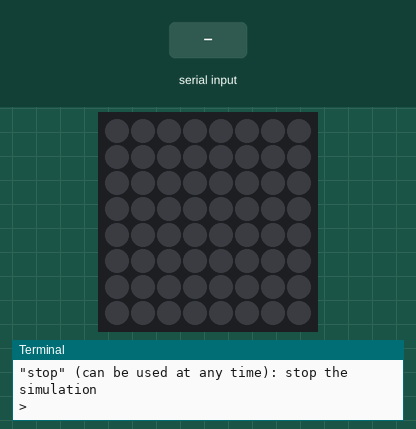
Bench run of a program on a simulated Raspberry Pi (BCM pin numbers) with a Sense HAT. On the bench: the Sense HAT's 8×8 RGB LED matrix, the last lines printed to the terminal. The inputs (shaded band) are chosen by the test bench. Random numbers come from a fixed seed.

Above: at 1.2 s.
1.3 s: "start" typed at the terminal, then Enter
At 1.7 s:
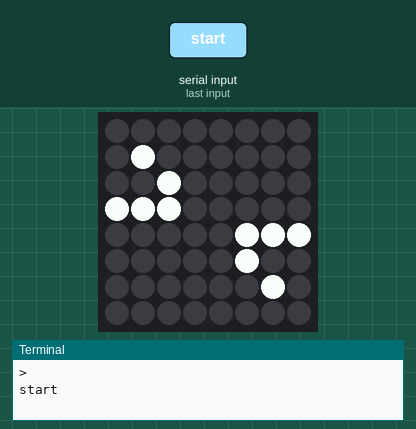
At 2.3 s:
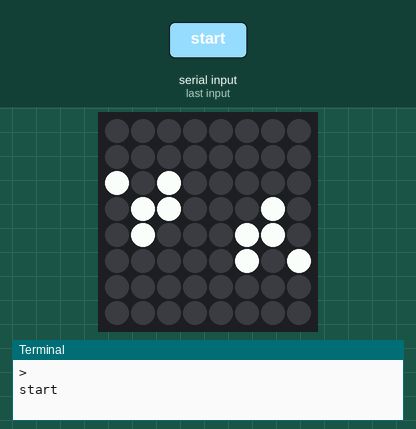
Timing chart, 0 to 4.3 s (numbered marks = the images above; inputs shaded):
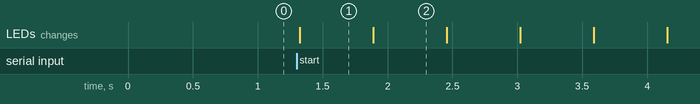

Measured:
- after the input at 1.3 s, the LEDs: change at once (image 1)
- what the display in image 1 shows lasts 0.6 s, from 1.3 s to 1.9 s

The program:

Terrarium.py
```python
import os
while True:
	os.system('clear')
	action = raw_input("Commands: \n"
	"\"insert\": manually insert cells \n"
	"\"load\": load a premade grid \n"
	"\"start\": start the simulation \n"
	"\"stop\" (can be used at any time): stop the simulation \n"
	">")
	if action == "start":
		import read_screen
	if action == "insert":
		import manual_insert
		manual_insert.insert()
```

read_screen.py
```python
from sense_hat import *
from time import sleep
from random import randint

sense = SenseHat()
sense.clear()

R = [randint(0, 255), randint(0, 255), randint(0, 255)]
W = [255, 255, 255]
B = [0, 0, 0]

sense.set_pixels([
B, B, B, B, B, B, B, B,
B, W, B, B, B, B, B, B,
B, B, W, B, B, B, B, B,
W, W, W, B, B, B, B, B,
B, B, B, B, B, W, W, W,
B, B, B, B, B, W, B, B,
B, B, B, B, B, B, W, B,
B, B, B, B, B, B, B, B,
])

detectx = 0
detecty = 0
alive_neighbours = 0

sleep(0.5)

while True:
	deadx_list = []
	deady_list = []
	alivex_list = []
	alivey_list = []
	for i in range(1, 9):
		for i in range(1, 9):
			R = [randint(0, 255), randint(0, 255), randint(0, 255)]
			try:
				current = sense.get_pixel(detectx - 1, detecty + 1)
				if current != B:
					alive_neighbours = alive_neighbours + 1
			except:

				pass
			try:
				current = sense.get_pixel(detectx, detecty + 1)
				if current != B:
					alive_neighbours = alive_neighbours + 1
			except:

				pass
			try:
				current = sense.get_pixel(detectx + 1, detecty + 1)
				if current != B:
					alive_neighbours = alive_neighbours + 1
			except:

				pass
			try:
				current = sense.get_pixel(detectx - 1, detecty)
				if current != B:
					alive_neighbours = alive_neighbours + 1
			except:

				pass
			try:
				current = sense.get_pixel(detectx + 1, detecty)
				if current != B:
					alive_neighbours = alive_neighbours + 1
			except:

				pass
			try:
				current = sense.get_pixel(detectx - 1, detecty - 1)
				if current != B:
					alive_neighbours = alive_neighbours + 1
			except:

				pass
			try:
				current = sense.get_pixel(detectx, detecty - 1)
				if current != B:
					alive_neighbours = alive_neighbours + 1
			except:

				pass
			try:
				current = sense.get_pixel(detectx + 1, detecty - 1)
				if current != B:
					alive_neighbours = alive_neighbours + 1
			except:
				pass
			current = sense.get_pixel(detectx, detecty)
#			raw_input()
			if alive_neighbours < 2 or alive_neighbours > 3:
				deadx_list.append(detectx)
				deady_list.append(detecty)
			if (alive_neighbours == 2 or alive_neighbours == 3) and current != B:
				alivex_list.append(detectx)
				alivey_list.append(detecty)
			if alive_neighbours == 3 and current == B:
				alivex_list.append(detectx)
				alivey_list.append(detecty)
			detectx = detectx + 1
			alive_neighbours = 0
		detectx = 0
		detecty = detecty + 1
	detectx = 0
	detecty = 0
	if len(deadx_list) > 0:
		for i in range(1, len(deadx_list) + 1):
			sense.set_pixel(deadx_list[0], deady_list[0], B)
			del deadx_list[0]
			del deady_list[0]
	if len(alivex_list) > 0:
		for i in range(1, len(alivex_list) + 1):
			sense.set_pixel(alivex_list[0], alivey_list[0], W)
			del alivex_list[0]
			del alivey_list[0]
	R = [randint(0, 255), randint(0, 255), randint(0, 255)]
	sleep(0.5)
```
